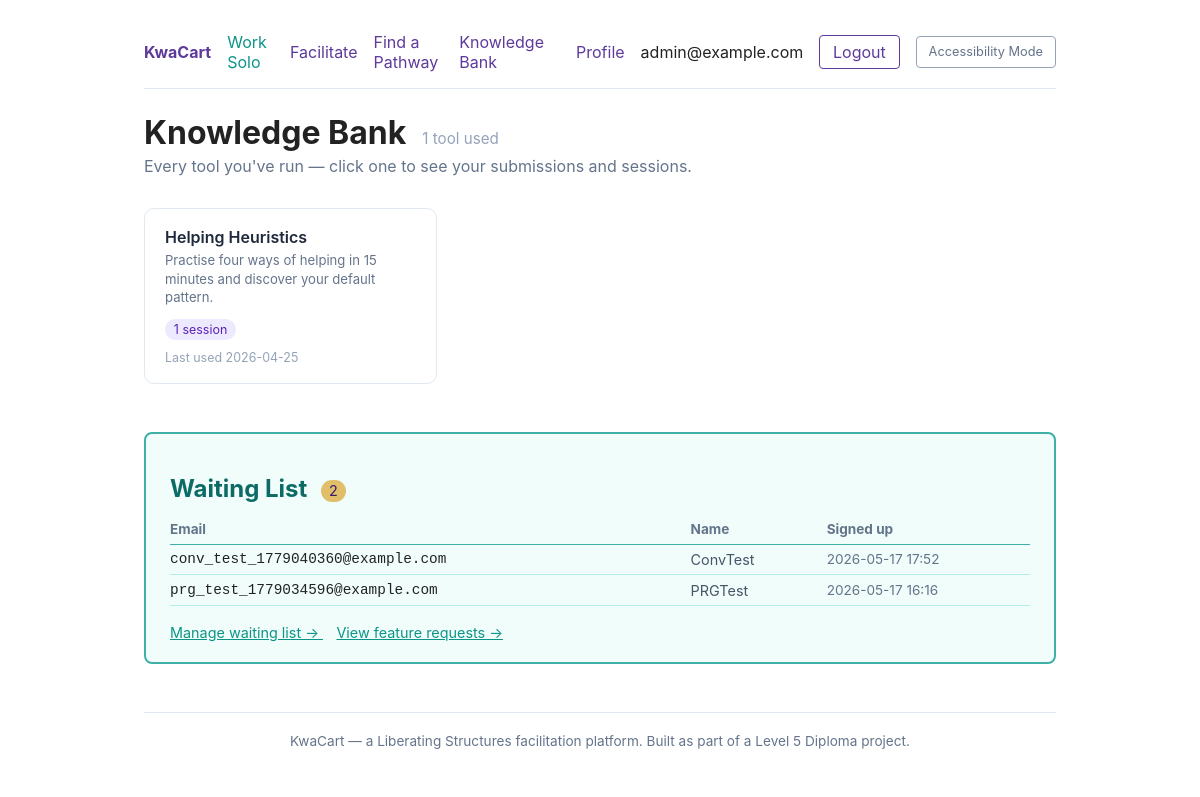
/archive/knowledge-bank/ (signed in), run on the app's committed database.
### accounts/models.py (models this page shows, shortened)
class User(AbstractUser):
    email = models.EmailField(unique=True)
    username = models.CharField(max_length=150, unique=False, blank=True, null=True)
    USERNAME_FIELD = 'email'
    REQUIRED_FIELDS = []
    objects = UserManager()

### archive/models.py (models this page shows, shortened)
class WaitingListEntry(models.Model):
    email = models.EmailField(unique=True)
    name = models.CharField(
        max_length=200, blank=True,
        help_text='Optional — filled in voluntarily by the visitor.',
    )
    signed_up_at = models.DateTimeField(auto_now_add=True)
    class Meta:
        ordering = ['-signed_up_at']
        verbose_name = 'Waiting list entry'
        verbose_name_plural = 'Waiting list entries'

### archive/views.py (the view)
# urls.py: path('knowledge-bank/', KnowledgeBankView.as_view(), name='knowledge_bank'),
class KnowledgeBankView(LoginRequiredMixin, TemplateView):
    template_name = 'archive/knowledge_bank.html'
    def get_context_data(self, **kwargs):
        ctx = super().get_context_data(**kwargs)
        user = self.request.user
        solo_rows = {
            row['tool_slug']: row
            for row in ToolInstance.objects.filter(
                user=user,
                status='archived',
                session__isnull=True,
            ).values('tool_slug').annotate(
                count=Count('id'),
                last_used=Max('submitted_at'),
            )
        }
        session_rows = {
            row['tool_slug']: row
            for row in ToolSession.objects.filter(
                Q(host=user) | Q(instances__user=user)
            ).distinct().values('tool_slug').annotate(
                count=Count('id', distinct=True),
                last_used=Max('created_at'),
            )
        }
        tools_used = []
        for slug in set(solo_rows) | set(session_rows):
            solo = solo_rows.get(slug, {})
            sess = session_rows.get(slug, {})
            meta = get_tool_metadata(slug) or {}
            solo_last = solo.get('last_used')
            sess_last = sess.get('last_used')
            if solo_last and sess_last:
                last_used = max(solo_last, sess_last)
            else:
                last_used = solo_last or sess_last
            tools_used.append({
                'slug': slug,
                'title': meta.get('title') or slug.replace('-', ' ').title(),
                'tagline': meta.get('tagline', ''),
                'icon': meta.get('icon', ''),
                'category': meta.get('category', ''),
                'solo_count': solo.get('count', 0),
                'session_count': sess.get('count', 0),
                'last_used': last_used,
            })
        tools_used.sort(key=lambda x: x['last_used'], reverse=True)
        ctx['tools_used'] = tools_used
        ctx['user'] = user
        if user.is_staff:
            ctx['waiting_list'] = WaitingListEntry.objects.all()
            ctx['waiting_list_count'] = WaitingListEntry.objects.count()
        return ctx

### tools/utils.py (called while the page is built)
def _normalize_meta(slug, meta):
    if meta is None:
        return None
    m = dict(meta)
    m['slug'] = slug
    m.setdefault('how', m.get('how_to', ''))
    m.setdefault('how_to', m.get('how', ''))
    m.setdefault('what', '')
    m.setdefault('why', '')
    m.setdefault('tagline', '')
    m.setdefault('show_canvas', False)
    m.setdefault('phases', None)
    return m

def get_tool_metadata(slug):
    return _normalize_meta(slug, TOOL_CATALOG.get(slug))

### templates/archive/knowledge_bank.html (shortened to what this page needs)
{% extends "base.html" %}
{% load static %}
{% block content %}
<div style="display:flex; align-items:baseline; gap:1rem; flex-wrap:wrap; margin-bottom:0.25rem;">
    <h1 style="margin:0;">Knowledge Bank</h1>
    <span style="color:#94a3b8; font-size:0.95rem;">{{ tools_used|length }} tool{{ tools_used|length|pluralize }} used</span>
</div>
<p style="color:#64748b; margin-top:0.25rem; margin-bottom:2rem;">
    Every tool you've run — click one to see your submissions and sessions.
</p>
{% if tools_used %}
<div style="display:grid; grid-template-columns:repeat(auto-fill,minmax(280px,1fr)); gap:1rem;">
    {% for tool in tools_used %}
    <a href="{% url 'archive:knowledge_bank_tool' tool.slug %}"
       style="display:block; text-decoration:none; color:inherit;
              border:1px solid #e2e8f0; border-radius:10px;
              padding:1.1rem 1.25rem; background:#fff;
              transition:border-color 0.15s, box-shadow 0.15s;"
       onmouseover="this.style.borderColor='#7c3aed';this.style.boxShadow='0 2px 8px rgba(124,58,237,0.10)'"
       onmouseout="this.style.borderColor='#e2e8f0';this.style.boxShadow='none'">
        <div style="font-weight:600; font-size:1rem; color:#1e293b; margin-bottom:0.3rem;">
            {{ tool.title }}
        </div>
        {% if tool.tagline %}
        <div style="font-size:0.82rem; color:#64748b; margin-bottom:0.75rem;
                    line-height:1.4; min-height:2.4em;">
            {{ tool.tagline }}
        </div>
        {% endif %}
        <div style="display:flex; gap:0.6rem; flex-wrap:wrap; align-items:center;">
            {% if tool.session_count %}
            <span style="font-size:0.78rem; background:#ede9fe; color:#5b21b6;
                         padding:0.2rem 0.55rem; border-radius:20px;">
                {{ tool.session_count }} session{{ tool.session_count|pluralize }}
            </span>
            {% endif %}
        </div>
        <div style="margin-top:0.65rem; font-size:0.78rem; color:#94a3b8;">
            Last used {{ tool.last_used|date:"Y-m-d" }}
        </div>
    </a>
    {% endfor %}
</div>
{% else %}
<div style="text-align:center; padding:3rem 1rem; color:#64748b;">
    <p style="font-size:1.1rem; margin-bottom:0.75rem;">No activity yet.</p>
    <p>Head to the <a href="{% url 'tools:catalog' %}">tool catalog</a> to run your first session.</p>
</div>
{% endif %}
{% if request.user.is_staff %}
<section aria-labelledby="waiting-list-heading"
         style="margin-top:3rem; border:2px solid #40B0A6; border-radius:8px;
                padding:1.25rem 1.5rem; background:#f0fdfa;">
    <h2 id="waiting-list-heading" style="margin-bottom:0.75rem; color:#0d6b66;">
        Waiting List
        {% if waiting_list_count %}
            <span style="font-size:0.9rem; font-weight:normal; color:#3a1a6b;
                         background:#E1BE6A; padding:0.15rem 0.5rem; border-radius:20px;
                         margin-left:0.5rem;">{{ waiting_list_count }}</span>
        {% endif %}
    </h2>
    {% if waiting_list %}
    <table style="width:100%; border-collapse:collapse;">
        <thead>
            <tr style="text-align:left; border-bottom:1px solid #40B0A6;">
                <th style="padding:0.4rem 0.5rem 0.4rem 0; font-size:0.85rem; color:#64748b;">Email</th>
                <th style="padding:0.4rem 0.5rem; font-size:0.85rem; color:#64748b;">Name</th>
                <th style="padding:0.4rem 0; font-size:0.85rem; color:#64748b;">Signed up</th>
            </tr>
        </thead>
        <tbody>
            {% for entry in waiting_list %}
            <tr style="border-bottom:1px solid #b2ede9;">
                <td style="padding:0.4rem 0.5rem 0.4rem 0; font-family:ui-monospace,monospace; font-size:0.9rem;">{{ entry.email }}</td>
                <td style="padding:0.4rem 0.5rem; font-size:0.9rem; color:#475569;">{{ entry.name|default:"—" }}</td>
                <td style="padding:0.4rem 0; font-size:0.85rem; color:#64748b;">{{ entry.signed_up_at|date:"Y-m-d H:i" }}</td>
            </tr>
            {% endfor %}
        </tbody>
    </table>
    {% else %}
    <p style="color:#64748b; margin:0;">No sign-ups yet.</p>
    {% endif %}
    <p style="margin:1rem 0 0;">
        <a href="{% url 'archive:waiting_list_management' %}"
           style="color:#0d9488; font-size:0.9rem;">
            Manage waiting list &rarr;
        </a>
        <a href="{% url 'archive:feature_request_list' %}"
           style="color:#0d9488; font-size:0.9rem;">
            View feature requests &rarr;
        </a>
    </p>
</section>
{% endif %}
{% endblock %}

### templates/base.html (shortened to what this page needs)
{% load static %}
<!DOCTYPE html>
<html lang="en">
<head>
    <link rel="stylesheet" href="{% static 'css/base.css' %}">
    <link rel="stylesheet" href="{% static 'css/accessibility_theme.css' %}">
</head>
<body>
    <nav>
        <a href="{% url 'home' %}"><strong>KwaCart</strong></a>
        {% if request.user.is_authenticated %}
            <a href="{% url 'tools:catalog' %}?mode=solo"
               style="color:#0d9488;"
               title="Use tools at your own pace">Work Solo</a>
            <a href="{% url 'tools:catalog' %}?mode=live"
               title="Start a live session with your team">Facilitate</a>
            <a href="{% url 'tools:pathway_finder' %}">Find a Pathway</a>
            <a href="{% url 'archive:knowledge_bank' %}">Knowledge Bank</a>
            <a href="{% url 'accounts:profile' %}" title="View and update your profile">Profile</a>
            <span>{{ request.user.email }}</span>
            <form method="post" action="{% url 'accounts:logout' %}" style="display:inline">
                <button type="submit" class="btn">Logout</button>
            </form>
        {% else %}
            <a href="{% url 'about' %}">About</a>
            <a href="{% url 'accessibility' %}">Accessibility</a>
            <span class="spacer"></span>
            <a href="{% url 'accounts:login' %}">Login</a>
            <a href="{% url 'accounts:signup' %}">Sign up</a>
        {% endif %}
        <button type="button"
                id="a11y-theme-toggle"
                class="a11y-toggle-btn"
                aria-pressed="false"
                title="Toggle zero-animation, large-target, high-contrast mode">
        </button>
    </nav>
    <main id="main-content" tabindex="-1">
        {% block content %}{% endblock %}
    </main>
    <footer class="page-footer">
        KwaCart &mdash; a Liberating Structures facilitation platform.
        Built as part of a Level&nbsp;5 Diploma project.
    </footer>
</body>
</html>

### static/css/base.css (style rules this page uses)
*, *::before, *::after { box-sizing: border-box; }
body { font-family: -apple-system, BlinkMacSystemFont, "Segoe UI", sans-serif; max-width: 960px; margin: 2rem auto; padding: 0 1.5rem; color: #222; }
nav { display: flex; gap: 1rem; align-items: center; padding-bottom: 1rem; border-bottom: 1px solid #e2e8f0; margin-bottom: 1.5rem; }
nav a { color: #5D3A9B; text-decoration: none; }
.btn { display: inline-block; padding: 0.4rem 0.8rem; border-radius: 4px; border: 1px solid #5D3A9B; color: #5D3A9B; text-decoration: none; background: #fff; cursor: pointer; font-family: inherit; font-size: 1rem; }
.page-footer { margin-top: 3rem; padding: 1.25rem 0; border-top: 1px solid #e2e8f0; text-align: center; color: #64748b; font-size: 0.85rem; }

### static/css/accessibility_theme.css (style rules this page uses)
.a11y-toggle-btn { padding: 0.35rem 0.75rem; background: transparent; border: 1px solid #94a3b8; border-radius: 4px; font-size: 0.8rem; color: #64748b; cursor: pointer; font-family: inherit; white-space: nowrap; line-height: 1.4; }

### data on the page
User: user.email "admin@example.com"
WaitingListEntry: email "conv_test_1779040360@example.com", name "ConvTest", signed_up_at "2026-05-17 17:52"
WaitingListEntry: email "prg_test_1779034596@example.com", name "PRGTest", signed_up_at "2026-05-17 16:16"

### other printed values
{{ tools_used|length }} "1"
{{ tool.title }} "Helping Heuristics"
{{ tool.tagline }} "Practise four ways of helping in 15 minutes and discover your default pattern."
{{ tool.session_count }} "1"
{{ tool.last_used|date:"Y-m-d" }} "2026-04-25"
{{ waiting_list_count }} "2"
